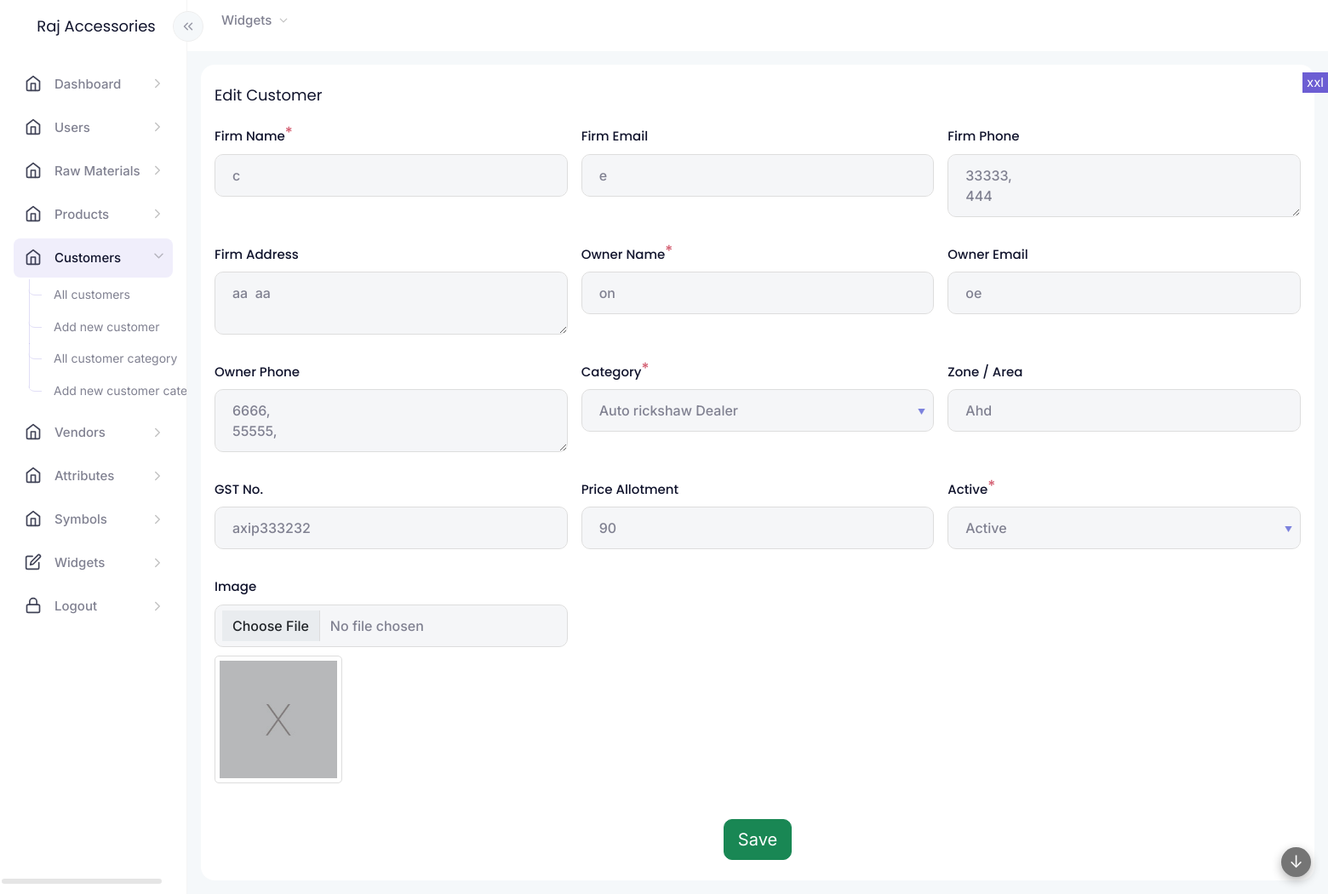
The app's page /modules/customers/customer-form.php?id=5 (signed in) with its own data.
### tables this page shows
CREATE TABLE IF NOT EXISTS `customers` (
  `id` int NOT NULL AUTO_INCREMENT,
  `firm_name` varchar(200) DEFAULT NULL,
  `firm_email` varchar(100) DEFAULT NULL,
  `firm_phone` varchar(100) DEFAULT NULL,
  `firm_address` text,
  `image` int DEFAULT NULL,
  `owner_name` varchar(100) DEFAULT NULL,
  `owner_email` varchar(100) DEFAULT NULL,
  `owner_phone` varchar(100) DEFAULT NULL,
  `zone` varchar(100) DEFAULT NULL,
  `gst` varchar(20) DEFAULT NULL,
  `category` varchar(30) DEFAULT NULL,
  `price_allotment` varchar(10) DEFAULT NULL,
  `active` varchar(5) DEFAULT NULL,
  `auth_user` int NOT NULL,
  `updated` int DEFAULT NULL,
  PRIMARY KEY (`id`)
);

### common/functions.php (the view, shortened to what this page needs)
<?php
function widget_start($title = "", $class = "", $widget_title_class = "", $widget_wrapper_class = "", $options = "", $widget_options_class = "")
{
    echo '<div class="widgetwrapper col d-flex align-items-start  px-2 py-0 ' . $class . ' ">
 <div class="widget container-fluid py-4 px-3 overhide ' . $widget_wrapper_class . '">';
    if ($title != "") {
        echo "<div class='widget-title " . $widget_title_class . "'>";
        echo $title;
        echo "</div>";
    }
}
function widget_end()
{
    echo "</div>
 </div>";
}
?>
<?php
function form_field($vars, $data)
{
    $s = "";
    if ($vars["type"] == "submit") {
        $s = '<div class="' . $vars["class"] . '">';
        $s .= '<input type="submit" name="' . $vars["key"] . '" value="' . $vars["name"] . '" class="btn btn-success btn-lg">';
        $s .= '</div>';
    }
    else {
        $show_as_field = true;
        if ($show_as_field) {
            $parent_class = "";
            $s = '<div class="' . $vars["class"] . ' ' . $parent_class . '"><label for="' . $vars["key"] . '" class="form-label">' . $vars["name"] . '';
            $required = (isset($vars["required"]) && $vars["required"] == true) ? true : false;
            if ($required) {
                $s .= '<sup>*</sup>';
            }
            $s .= '</label>';
        }
        if ($vars["type"] == "text") {
            $s .= '<input type="text" class="form-control" name="' . $vars["key"] . '" id="' . $vars["key"] . '" value="' . get_value($data, $vars["key"]) . '" ' . ($required ? "required" : "") . '>';
            $s .= '<div class="invalid-feedback">Incorrect ' . $vars["name"] . ' value</div>';
        }
        else if ($vars["type"] == "hidden") {
            $s .= '<input type="hidden" class="form-control" name="' . $vars["key"] . '" id="' . $vars["key"] . '" value="' . get_value($data, $vars["key"]) . '" ' . '>';
        }
        else if ($vars["type"] == "textarea") {
            $s .= '<textarea class="form-control" name="' . $vars["key"] . '" id="' . $vars["key"] . '" ' . ($required ? "required" : "") . '>' . get_value($data, $vars["key"]) . '</textarea>';
            $s .= '<div class="invalid-feedback">Incorrect ' . $vars["name"] . ' value</div>';
        }
        else if ($vars["type"] == "number") {
            $s .= '<input type="number" class="form-control" name="' . $vars["key"] . '" id="' . $vars["key"] . '" value="' . get_value($data, $vars["key"]) . '" ' . ($required ? "required" : "") . '>';
            $s .= '<div class="invalid-feedback">Incorrect ' . $vars["name"] . ' value</div>';
        }
        else if ($vars["type"] == "select") {
            $s .= '<select class="form-control" readonly name="' . $vars["key"] . '" id="' . $vars["key"] . '" ' . ($required ? "required" : "") . '>';
            $sel = get_value($data, $vars["key"]);
            $s .= select_options($vars["options"], $sel);
            $s .= '</select><div class="invalid-feedback">Incorrect ' . $vars["name"] . ' value</div>';
        }
        else if ($vars["type"] == "select-attribute") {
            $s .= '<select class="form-control" name="' . $vars["key"] . '" id="' . $vars["key"] . '" ' . ($required ? "required" : "") . '>';
            $sel = get_value($data, $vars["key"]);
            $s .= select_attribute_options($vars["attributes"], $sel);
            $s .= '</select><div class="invalid-feedback">Incorrect ' . $vars["name"] . ' value</div>';
        }
        else if ($vars["type"] == "image-file") {
            $s .= '<input type="file" class="form-control" name="' . $vars["key"] . '" id="' . $vars["key"] . '" ' . ($required ? "required" : "") . '>';
            $s .= '<div class="invalid-feedback">Invalid ' . $vars["name"] . '</div>';
            if (isset($data[$vars["key"]])) {
                if (is_array($data[$vars["key"]]) && isset($data[$vars["key"]][0])) {
                    $imgarr = $data[$vars["key"]][0];
                    $urlpath = "";
                    $fullpath = $imgarr["name"];
                    $filetype = get_filetype($imgarr["type"]);
                    if ($filetype == "image" && isset($vars["display_size"]) && $vars["display_size"] != "") {
                        $urlpath = isset($imgarr[$vars["display_size"]]) ? $imgarr[$vars["display_size"]] : $imgarr["thumb"];
                    }
                    else {
                        $urlpath = "assets/images/file/" . $filetype . ".svg";
                    }
                    if (!file_exists(ROOT_DIR . "/" . $urlpath)) {
                        $urlpath = "assets/images/file/file.svg";
                    }
                    if (file_exists(ROOT_DIR . "/" . $fullpath)) {
                        $s .= "<a href='" . ROOT_PATH . "/" . $fullpath . "' target='_blank'><img src='" . ROOT_PATH . "/" . $urlpath . "' class='form-imgbox'></a>";
                    }
                    else {
                        $s .= "<img src='" . ROOT_PATH . "/assets/images/notfound.jpg' class='form-imgbox'>";
                    }
                }
            }
        }
        if ($show_as_field) {
            $s .= '</div>';
        }
    }
    return $s;
}
function module_get_data($table, $id)
{
    $data = [];
    $data['mode'] = 'new';
    if ($id != "") {
        $get = get_data($table, 'WHERE id=' . $id . '', '*');
        if (sizeof($get) > 0) {
            $data = $get[0];
        }
        $data['mode'] = 'update';
    }
    return $data;
}
function fetch_data($vars)
{
    global $conn;
    $table = $vars["table"];
    $cols = $vars["columns"];
    $order = $vars["order"];
    $limit = $vars["limit"];
    $condition = $vars["condition"];
    if ($condition != "") {
        $condition = " WHERE " . $condition;
    }
    if (trim($order) != '') {
        if (strpos($order, " DESC") !== false || strpos($order, " ASC") !== false) {
            $order = ' ORDER BY ' . trim($order) . ' ';
        } else {
            $order = ' ORDER BY ' . trim($order) . ' ASC ';
        }
    }
    $ret = [];
    $sql = ' SELECT ' . $cols . ' FROM ' . $table . ' ' . $condition . ' ' . $order . ' ' . $limit . ' ';
    $querystr = $conn->query($sql);
    $totrows = mysqli_num_rows($querystr);
    if ($totrows > 0) {
        $inc = 0;
        while ($result = mysqli_fetch_object($querystr)) {
            foreach ($result as $key => $value) {
                $ret[$inc][$key] = $value;
            }
            $inc = $inc + 1;
        }
    }
    return $ret;
}

### assets/css/variables.css (style rules this page uses)
:root { --primary-color: #6c5dd3; --accent1-color: #5dc1d3; --accent2-color: #d3845d; --accent3-color: #5dd3be; --success-color: #31a766; --warning-color: #d3be5d; --danger-color: #d35d70; --info-color: #5d97d3; --bs-primary-rgb: 108,93,211; --bs-accent1-rgb: 93,193,211; --bs-accent2-rgb: 211,132,93; --bs-accent3-rgb: 93,211,190; --bs-success-rgb: 49, 167, 102; --bs-warning-rgb: 211,190,93; --bs-danger-rgb: 211,93,112; --bs-info-rgb: 93,151,211; --primary-color-10: #f0eefb; --bg-color: #f5f8fa; --heading-color: #11142d; --large-heading-color: #323552; --heading-font: 'Poppins', sans-serif; --text-color: #808191; --text-font: 'Inter', sans-serif; --br: 16px; --lightgrey-color: #bdbdbd; --form-bg: #f5f6f8; --widget-bg-color: #ffffff; --widget-border-color: transparent; }

### assets/css/layout.css (style rules this page uses)
:root { --side-nav-width: 220px; }

### assets/css/style.css (style rules this page uses)
body { min-height: 100vh; min-height: -webkit-fill-available; }
html { height: -webkit-fill-available; }
body { min-width: 375px; font-family: var(--text-font); font-size: 15px; line-height: 1.618; -webkit-font-smoothing: antialiased; -moz-osx-font-smoothing: grayscale; color: var(--text-color); background-color: var(--bg-color); overflow: hidden; max-width: 100%; width: 100%; }
.widget-title { font-family: var(--heading-font); font-size: 18px; line-height: 1.33333; color: var(--heading-color); margin-bottom: 0px; float: left; }
.overhide { overflow: hidden; }
.widget { background-color: var(--widget-bg-color); border-radius: var(--br); border-color: var(--widget-border-color); }
.form-imgbox { height: 150px; width: auto; display: inline-block; border: 1px solid #ddd; border-radius: 5px; padding: 5px; margin: 10px 0; }

### assets/css/form.css (style rules this page uses)
.form-label sup { color: var(--danger-color); font-size: 18px; position: relative; top: -3px; }
.form-select, .form-control { border: 1px solid #dddddd; background-color: var(--form-bg); padding: 12px 20px; border-radius: 10px; color: var(--text-color); font-weight: 500; }
.form-label { font-weight: 500; color: var(--heading-color); font-family: var(--heading-font); }
.btn { border-radius: 10px; }
.form-control[readonly] { background-color: var(--form-bg); }
select.form-control { background-image: url(../images/sort_desc.png) !important; background-repeat: no-repeat; background-position: 99% 40%; }

### records on screen
customers: firm_name "c", firm_email "e", firm_phone "33333, 444", firm_address "aa aa", owner_name "on", owner_email "oe", owner_phone "6666, 55555,", zone "Ahd", gst "axip333232", price_allotment "90"

### other values on screen
$title "Edit Customer"
$vars["name"] "Firm Name Firm Email Firm Phone Firm Address Owner Name Owner Email Owner Phone Category Zone / Area GST No. Price Allotment Active Image"
form field category "Auto rickshaw Dealer"
form field active "Active"
